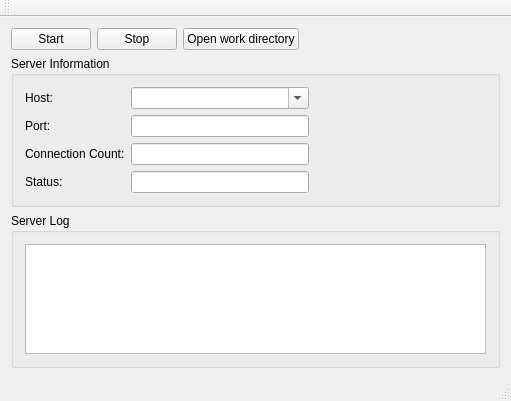
<?xml version="1.0" encoding="UTF-8"?>
<ui version="4.0">
 <class>ServerWindow</class>
 <widget class="QMainWindow" name="ServerWindow">
  <property name="geometry">
   <rect>
    <x>0</x>
    <y>0</y>
    <width>511</width>
    <height>401</height>
   </rect>
  </property>
  <property name="windowTitle">
   <string>ServerWindow</string>
  </property>
  <widget class="QWidget" name="centralWidget">
   <layout class="QGridLayout" name="gridLayout_3">
    <item row="1" column="0">
     <widget class="QGroupBox" name="groupBox">
      <property name="title">
       <string>Server Information</string>
      </property>
      <layout class="QGridLayout" name="gridLayout">
       <item row="2" column="1">
        <widget class="QLineEdit" name="lineEdit_connCount"/>
       </item>
       <item row="3" column="0">
        <widget class="QLabel" name="label_4">
         <property name="text">
          <string>Status:</string>
         </property>
        </widget>
       </item>
       <item row="0" column="0">
        <widget class="QLabel" name="label">
         <property name="text">
          <string>Host:</string>
         </property>
        </widget>
       </item>
       <item row="2" column="0">
        <widget class="QLabel" name="label_3">
         <property name="text">
          <string>Connection Count:</string>
         </property>
        </widget>
       </item>
       <item row="0" column="1">
        <widget class="QComboBox" name="comboBox_host">
         <property name="editable">
          <bool>true</bool>
         </property>
        </widget>
       </item>
       <item row="1" column="0">
        <widget class="QLabel" name="label_2">
         <property name="text">
          <string>Port:</string>
         </property>
        </widget>
       </item>
       <item row="1" column="1">
        <widget class="QLineEdit" name="lineEdit_port"/>
       </item>
       <item row="3" column="1">
        <widget class="QLineEdit" name="lineEdit_status"/>
       </item>
       <item row="1" column="2">
        <spacer name="horizontalSpacer">
         <property name="orientation">
          <enum>Qt::Horizontal</enum>
         </property>
         <property name="sizeHint" stdset="0">
          <size>
           <width>40</width>
           <height>20</height>
          </size>
         </property>
        </spacer>
       </item>
      </layout>
     </widget>
    </item>
    <item row="2" column="0">
     <widget class="QGroupBox" name="groupBox_2">
      <property name="title">
       <string>Server Log</string>
      </property>
      <layout class="QGridLayout" name="gridLayout_2">
       <item row="0" column="0">
        <widget class="QTextEdit" name="textEdit_log"/>
       </item>
      </layout>
     </widget>
    </item>
    <item row="0" column="0">
     <layout class="QHBoxLayout" name="horizontalLayout">
      <item>
       <widget class="QPushButton" name="pushButton_start">
        <property name="text">
         <string>Start</string>
        </property>
       </widget>
      </item>
      <item>
       <widget class="QPushButton" name="pushButton_stop">
        <property name="text">
         <string>Stop</string>
        </property>
       </widget>
      </item>
      <item>
       <widget class="QPushButton" name="pushButton_openWorkDir">
        <property name="text">
         <string>Open work directory</string>
        </property>
       </widget>
      </item>
      <item>
       <spacer name="horizontalSpacer_2">
        <property name="orientation">
         <enum>Qt::Horizontal</enum>
        </property>
        <property name="sizeHint" stdset="0">
         <size>
          <width>40</width>
          <height>20</height>
         </size>
        </property>
       </spacer>
      </item>
     </layout>
    </item>
   </layout>
  </widget>
  <widget class="QMenuBar" name="menuBar">
   <property name="geometry">
    <rect>
     <x>0</x>
     <y>0</y>
     <width>511</width>
     <height>31</height>
    </rect>
   </property>
  </widget>
  <widget class="QToolBar" name="mainToolBar">
   <attribute name="toolBarArea">
    <enum>TopToolBarArea</enum>
   </attribute>
   <attribute name="toolBarBreak">
    <bool>false</bool>
   </attribute>
  </widget>
  <widget class="QStatusBar" name="statusBar"/>
 </widget>
 <layoutdefault spacing="6" margin="11"/>
 <resources/>
 <connections/>
</ui>
